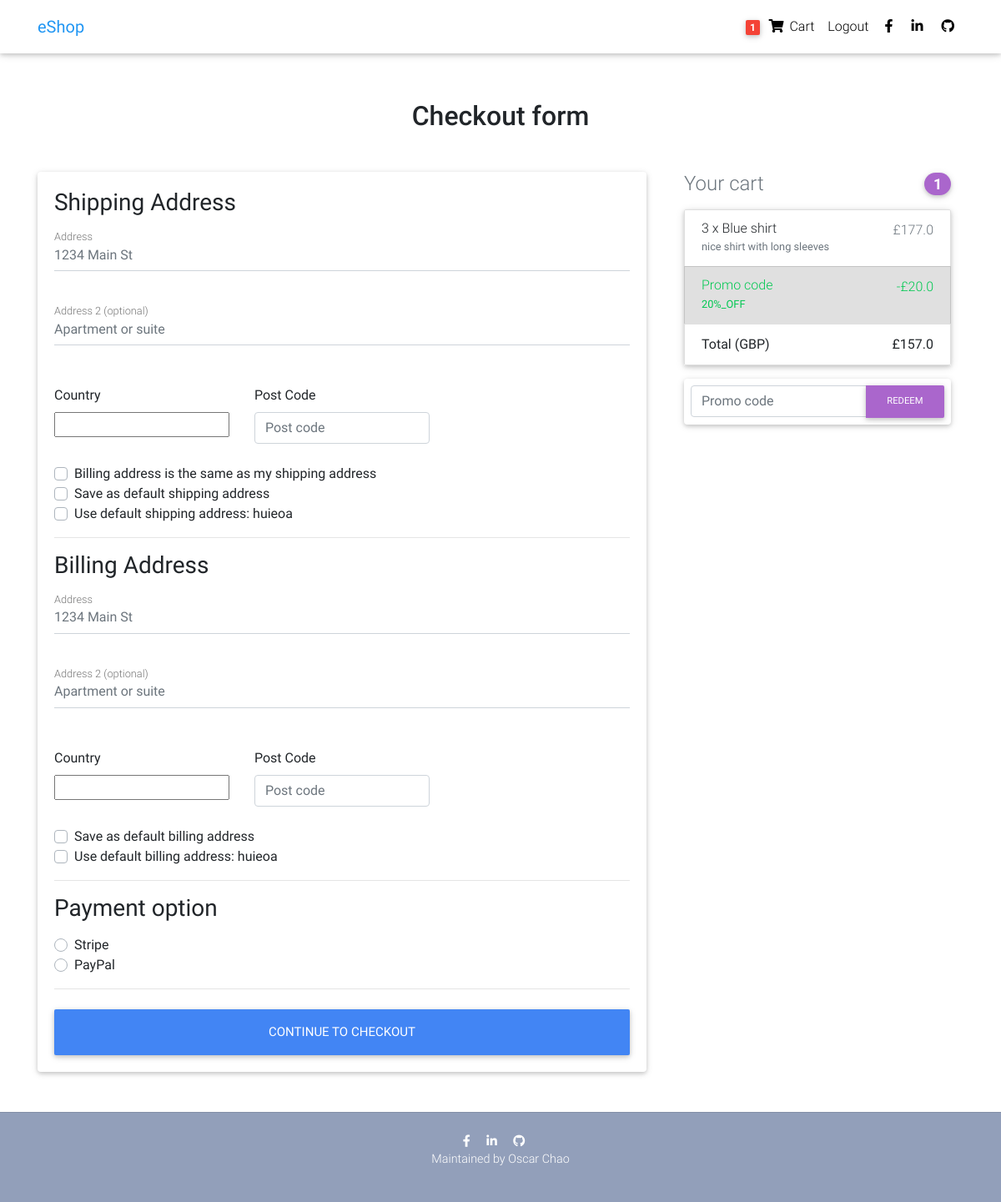
Screenshot of /checkout/ (signed in) with the database file from the repository.
### profiles/models.py (models this page shows, shortened)
class Order(models.Model):
    user = models.ForeignKey(settings.AUTH_USER_MODEL, on_delete=models.CASCADE)
    ref_code = models.CharField(max_length=20, blank=True, null=True)
    items = models.ManyToManyField(OrderItem)
    start_date = models.DateTimeField(auto_now_add=True)
    ordered_date = models.DateTimeField()
    ordered = models.BooleanField(default=False)
    shipping_address = models.ForeignKey('Address', related_name='shipping_address', on_delete=models.SET_NULL, blank=True, null=True)
    billing_address = models.ForeignKey('Address', related_name='billing_address', on_delete=models.SET_NULL, blank=True, null=True)
    payment = models.ForeignKey('Payment', on_delete=models.SET_NULL, blank=True, null=True)
    coupon = models.ForeignKey('Coupon', on_delete=models.SET_NULL, blank=True, null=True)
    being_delivered = models.BooleanField(default=False)
    received = models.BooleanField(default=False)
    refund_requested = models.BooleanField(default=False)
    refund_granted = models.BooleanField(default=False)
    def get_total(self):
        total = 0
        for order_item in self.items.all():
            total += order_item.get_final_price()
        if self.coupon:
            total -= self.coupon.amount
        return total

class Address(models.Model):
    user = models.ForeignKey(settings.AUTH_USER_MODEL, on_delete=models.CASCADE)
    street_address = models.CharField(max_length=100)
    apartment_address = models.CharField(max_length=100)
    country = CountryField(multiple=False)
    post_code = models.CharField(max_length=100)
    address_type = models.CharField(max_length=1, choices=ADDRESS_CHOICES)
    default = models.BooleanField(default=False)
    class Meta:
        verbose_name_plural = 'Addresses'

class OrderItem(models.Model):
    user = models.ForeignKey(settings.AUTH_USER_MODEL, on_delete=models.CASCADE)
    ordered = models.BooleanField(default=False)
    item = models.ForeignKey(Item, on_delete=models.CASCADE)
    quantity = models.IntegerField(default=1)
    def get_total_discount_item_price(self):
        return self.quantity * self.item.discount_price
    def get_final_price(self):
        if self.item.discount_price:
            return self.get_total_discount_item_price()
        return self.get_total_item_price()

class Item(models.Model):
    title = models.CharField(max_length=120)
    price = models.FloatField()
    discount_price = models.FloatField(blank=True, null=True)
    category = models.CharField(choices=CATEGORY_CHOICES, max_length=2)
    label = models.CharField(choices=LABEL_CHOICES, max_length=1)
    slug = models.SlugField()
    description = models.TextField()
    image = models.ImageField()

class Coupon(models.Model):
    code = models.CharField(max_length=15)
    amount = models.FloatField()

### profiles/views.py (the view, shortened to what this page needs)
# urls.py: path('checkout/', CheckoutView.as_view(), name='checkout'),
class CheckoutView(View):
    def get(self, *args, **kwargs):
        try:
            order = Order.objects.get(user=self.request.user, ordered=False)
            form = CheckOutForm()
            context = {
                'form': form,
                'couponform': CouponForm(),
                'order': order,
                'DISPLAY_COUPON_FORM': True
            }
            shipping_address_qs = Address.objects.filter(
                user=self.request.user,
                address_type='S',
                default=True
            )
            if shipping_address_qs.exists():
                context.update({'default_shipping_address': shipping_address_qs[0]})
            billing_address_qs = Address.objects.filter(
                user=self.request.user,
                address_type='B',
                default=True
            )
            if billing_address_qs.exists():
                context.update({'default_billing_address': billing_address_qs[0]})
            return render(self.request, "checkout.html", context)
        except ObjectDoesNotExist:
            messages.info(self.request, "You do not have an active order")
            return redirect("profiles:checkout")

### profiles/forms.py
class CheckOutForm(forms.Form):
    shipping_address = forms.CharField(required=False)
    shipping_address2 = forms.CharField(required=False)
    shipping_country = CountryField(blank_label='(select country)').formfield(
        required=False,
        widget=CountrySelectWidget(attrs={
        'class': 'custom-select d-block w-100',
    }))
    shipping_post_code = forms.CharField(required=False)
    billing_address = forms.CharField(required=False)
    billing_address2 = forms.CharField(required=False)
    billing_country = CountryField(blank_label='(select country)').formfield(
        required=False,
        widget=CountrySelectWidget(attrs={
        'class': 'custom-select d-block w-100',
    }))
    billing_post_code = forms.CharField(required=False)
    same_billing_address = forms.BooleanField(required=False)
    set_default_shipping = forms.BooleanField(required=False)
    use_default_shipping = forms.BooleanField(required=False)
    set_default_billing = forms.BooleanField(required=False)
    use_default_billing = forms.BooleanField(required=False)
    payment_option = forms.ChoiceField(widget=forms.RadioSelect, choices=PAYMENT_CHOICES)

class CouponForm(forms.Form):
    code = forms.CharField(widget=forms.TextInput(attrs={
        'class': 'form-control',
        'placeholder': 'Promo code',
        'aria-label': 'Recipient\'s username',
        'aria-describedby': 'basic-addon2'
    }))

### profiles/templatetags/cart_template_tags.py (called while the page is built)
@register.filter
def cart_item_count(user):
    if user.is_authenticated:
        qs = Order.objects.filter(user=user, ordered=False)
        if qs.exists():
            return qs[0].items.count()
    return 0

### templates/checkout.html (shortened to what this page needs)
{% extends 'home-page.html' %}
{% block content %}
  <main>
    <div class="container wow fadeIn">
      <h2 class="my-5 h2 text-center">Checkout form</h2>
      <div class="row">
        <div class="col-md-8 mb-4">
          <div class="card">
            <form method="POST" class="card-body">
            <h3>Shipping Address</h3>
            <div class="hideable_shipping_form">
              <div class="md-form mb-5">
                <input type="text" placeholder='1234 Main St' id='shipping_address' name='shipping_address' class='form-control'/>
                <label for="shipping_address" class="">Address</label>
              </div>
              <div class="md-form mb-5">
                <input type="text" placeholder='Apartment or suite' id='shipping_address2' name='shipping_address2' class='form-control'/>
                <label for="shipping_address2" class="">Address 2 (optional)</label>
              </div>
              <div class="row">
                <div class="col-lg-4 col-md-12 mb-4">
                  <label for="country">Country</label>
                  {{ form.shipping_country }}
                </div>
                <div class="col-lg-4 col-md-6 mb-4">
                  <label for="shipping_post_code">Post Code</label>
                  <input type="text" placeholder='Post code' id='shipping_post_code' name='shipping_post_code' class='form-control'/>
                </div>
              </div>
              <div class="custom-control custom-checkbox">
                <label class="custom-control-label" for="same_billing_address">Billing address is the same as my shipping address</label>
              </div>
              <div class="custom-control custom-checkbox">
                <label class="custom-control-label" for="set_default_shipping">Save as default shipping address</label>
              </div>
            </div>
            {% if default_shipping_address %}
            <div class="custom-control custom-checkbox">
              <label class="custom-control-label" for="use_default_shipping">Use default shipping address: {{ default_shipping_address.street_address|truncatechars:10 }}</label>
            </div>
            {% endif %}
            <hr>
            <h3>Billing Address</h3>
            <div class="hideable_billing_form">
              <div class="md-form mb-5">
                <input type="text" placeholder='1234 Main St' id='billing_address' name='billing_address' class='form-control'/>
                <label for="billing_address" class="">Address</label>
              </div>
              <div class="md-form mb-5">
                <input type="text" placeholder='Apartment or suite' id='billing_address2' name='billing_address2' class='form-control'/>
                <label for="billing_address2" class="">Address 2 (optional)</label>
              </div>
              <div class="row">
                <div class="col-lg-4 col-md-12 mb-4">
                  <label for="country">Country</label>
                  {{ form.billing_country }}
                </div>
                <div class="col-lg-4 col-md-6 mb-4">
                  <label for="billing_post_code">Post Code</label>
                  <input type="text" placeholder='Post code' id='billing_post_code' name='billing_post_code' class='form-control'/>
                </div>
              </div>
              <div class="custom-control custom-checkbox">
                <label class="custom-control-label" for="set_default_billing">Save as default billing address</label>
              </div>
            </div>
            {% if default_billing_address %}
            <div class="custom-control custom-checkbox">
              <label class="custom-control-label" for="use_default_billing">Use default billing address: {{ default_billing_address.street_address|truncatechars:10 }}</label>
            </div>
            {% endif %}
            <hr>
            <h3>Payment option</h3>
            <div class="d-block my-3">
              {% for value, name in form.fields.payment_option.choices %}
              <div class="custom-control custom-radio">
                <label class="custom-control-label" for="{{ name }}">{{ name }}</label>
              </div>
              {% endfor %}
            </div>
            <hr class="mb-4">
            <button class="btn btn-primary btn-lg btn-block" type="submit">Continue to checkout</button>
            </form>
          </div>
        </div>
        <div class="col-md-4 mb-4">
          {% include 'order_snippet.html' %}
        </div>
      </div>
    </div>
  </main>
{% endblock content %}

### templates/base.html (shortened to what this page needs)
<!DOCTYPE html>
{% load static %}
{% load cart_template_tags %}
<html lang="en">
<head>
  <link rel="stylesheet" href="https://use.fontawesome.com/releases/v5.11.2/css/all.css">
  <link href="{% static 'css/bootstrap.min.css' %}" rel="stylesheet">
  <link href="{% static 'css/mdb.min.css' %}" rel="stylesheet">
  <link href="{% static 'css/style.min.css' %}" rel="stylesheet">
</head>
<body>
  <nav class="navbar fixed-top navbar-expand-lg navbar-light white scrolling-navbar">
    <div class="container">
      <a class="navbar-brand waves-effect" href="/" target="_blank">
        <strong class="blue-text">eShop</strong>
      </a>
      <div class="collapse navbar-collapse" id="navbarSupportedContent">
        <ul class="navbar-nav nav-flex-icons">
        {% if user.is_authenticated %}
          <li class="nav-item">
            <a href="{% url 'profiles:order-summary' %}" class="nav-link waves-effect">
              <span class="badge red z-depth-1 mr-1"> {{ request.user|cart_item_count }} </span>
              <i class="fas fa-shopping-cart"></i>
              <span class="clearfix d-none d-sm-inline-block"> Cart </span>
            </a>
          </li>
          <li class="nav-item">
            <a class="nav-link waves-effect" href="#">
              <span class="clearfix d-none d-sm-inline-block"> Logout </span>
            </a>
          </li>
        {% endif %}
          <li class="nav-item">
            <a href="https://www.facebook.com/W.D.Chao" class="nav-link waves-effect" target="_blank">
              <i class="fab fa-facebook-f"></i>
            </a>
          </li>
          <li class="nav-item">
            <a href="https://www.linkedin.com/in/wen-ding-chao-797886195" class="nav-link waves-effect" target="_blank">
              <i class="fab fa-linkedin-in"></i>
            </a>
          </li>
          <li class="nav-item">
            <a href="https://github.com/asprince112" class="nav-link waves-effect"
              target="_blank">
              <i class="fab fa-github"></i>
            </a>
          </li>
        </ul>
      </div>
    </div>
  </nav>
    <div class="mt-5 pt-4">
    </div>
    {% block content %}
    {% endblock content %}
  {% include 'footer.html' %}
</body>
</html>

### templates/order_snippet.html (shortened to what this page needs)
<div class="col-md-12 mb-4">
  <h4 class="d-flex justify-content-between align-items-center mb-3">
    <span class="text-muted">Your cart</span>
    <span class="badge badge-secondary badge-pill">{{ order.items.count }}</span>
  </h4>
  <ul class="list-group mb-3 z-depth-1">
    {% for order_item in order.items.all %}
      <li class="list-group-item d-flex justify-content-between lh-condensed">
        <div>
          <h6 class="my-0">{{ order_item.quantity }} x {{ order_item.item.title }}</h6>
          <small class="text-muted">{{ order_item.item.description }}</small>
        </div>
        <span class="text-muted">£{{ order_item.get_final_price }}</span>
      </li>
    {% endfor %}
    {% if order.coupon %}
      <li class="list-group-item d-flex justify-content-between bg-light">
        <div class="text-success">
          <h6 class="my-0">Promo code</h6>
          <small>{{ order.coupon.code }}</small>
        </div>
        <span class="text-success">-£{{ order.coupon.amount }}</span>
      </li>
    {% endif %}
    <li class="list-group-item d-flex justify-content-between">
      <strong><span>Total (GBP)</span></strong>
      <strong>£{{ order.get_total }}</strong>
    </li>
  </ul>
  {% if DISPLAY_COUPON_FORM %}
    <form class="card p-2" action="{% url 'profiles:add-coupon'%}" method="POST">
        <div class="input-group">
          {{ couponform.code }}
          <div class="input-group-append">
            <button class="btn btn-secondary btn-md waves-effect m-0" type="submit">Redeem</button>
          </div>
        </div>
    </form>
  {% endif %}
</div>

### templates/base.html (style rules this page uses)
html, body, header, .carousel { height: 60vh; }

### rows the page displays
Address: street_address "huieoa"
Address: street_address "huieoa"
Order: items.count "1", coupon.code "20%_OFF", coupon.amount "20.0", get_total "157.0"
OrderItem: quantity "3", item "Blue shirt", item.description "nice shirt with long sleeves", get_final_price "177.0"

### other values shown
{{ request.user|cart_item_count }} "1"
{{ name }} "Stripe" "PayPal"
